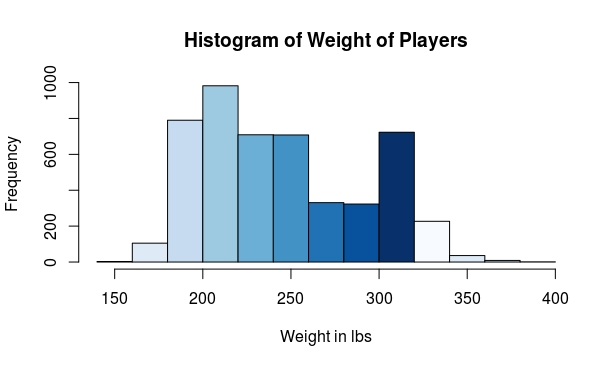

Reproduce this figure in R.
install.packages("RCurl")
library(RCurl)
#upload csvfile from github
y <- read.csv("https://raw.githubusercontent.com/himatisa/newData/master/data/combine.csv")

#create histogram using 9th column and name title x and y labels and add colour
hist(y[,9],main="Histogram of Weight of Players",xlab="Weight in lbs",ylab="Frequency",col=blues9)
